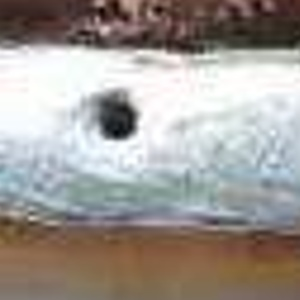
#> input picture 练习/35.jpg, 300 x 300 px
$ python '练习37_绘制灰度直方图.py'
#> lines starting #> are read from the running program, lines starting #| are printed output that depends on the picture
'''
们要做的就是将每个灰度级出现的次数统计出来，
这里我使用了一个循环遍历然后通过 count 来数出每个灰度级出现的次数。
之后读取出来以后就是类似于一个字典的形式，
前面的key是灰度级，
后面的value就是这个灰度级出现的次数。
'''

import cv2
import numpy as np
import matplotlib.pyplot as plt
import collections


# 计算灰度图的直方图
def clczhifangtu(gray):
    hist_new = []
    num = []
    hist_result = []
    hist_key = []
    gray1 = list(gray.ravel())      # gray.ravel()将多维数组转换为一维数组
    obj = dict(collections.Counter(gray1))      # collections.Counter(gray1)统计出现频率，并定义为字典
    obj = sorted(obj.items(), key=lambda item: item[0])
    # .items()，将字典中每对 k
    # ey 和 value 组成一个元组，并把这些元组放在列表中返回。
    # 想对元素第二个字段排序，则key=lambda y: y[1]
    for each in obj:
        hist1 = []              # 注意！！！ 这里将hist1清空了
        key = list(each)[0]     # 灰度级
        each = list(each)[1]    # 出现频次
        hist_key.append(key)    # 出现过的灰度级 从小到大排序的数组
        hist1.append(each)      # 灰度级出现频次 按出现过的灰度级 （即 hist_key）对应排序
        hist_new.append(hist1)  # 调出来 避免清空

    # 检查从0-255每个通道是否都有个数，没有的话添加并将值设为0
    for i in range(0, 256):
        if i in hist_key:
            num = hist_key.index(i)
            # index() 方法检测字符串中是否包含子字符串i
            # 若存在i，则返回num 为i所在位置 eg：apple中 index(e)会返回4（num= 4）
            hist_result.append(hist_new[num])
        else:
            hist_result.append([0])
    # 最大灰度级没达到256时 补足0
    if len(hist_result) < 256:
        for i in range(0, 256 - len(hist_result)):
            hist_result.append([0])
    hist_result = np.array(hist_result)

    return hist_result


# 计算均衡化
def clcresult(hist_new, lut, gray):
    sum = 0
    Value_sum = []
    hist1 = []
    binValue = []

    for hist1 in hist_new:
        for j in hist1:
            binValue.append(j)
            sum += j
            Value_sum.append(sum)

    min_n = min(Value_sum)
    max_num = max(Value_sum)

    # 生成查找表
    for i, v in enumerate(lut):
        lut[i] = int(254.0 * Value_sum[i] / max_num + 0.5)
    # 计算
    result = lut[gray]
    return result


def main():
    path = "35.jpg"
    image = cv2.imread(path)
#> image is the input picture: shape (300, 300, 3); mean B, G, R 149.5, 154.4, 160.2
    gray = cv2.cvtColor(image, cv2.COLOR_BGR2GRAY)
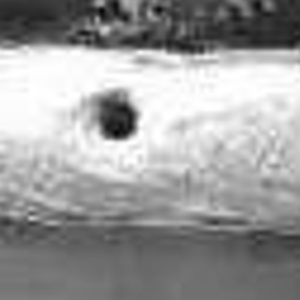
#> gray: shape (300, 300); min 4, max 255, mean 155.6
    cv2.imwrite("35_gray.jpg", gray)

    # 创建空的查找表
    lut = np.zeros(256, dtype=gray.dtype)
#> lut = 256 values from 0 to 0
    # 直方图转化
    hist_new = clczhifangtu(gray)
#> in clczhifangtu, `gray1 = list(gray.ravel())`: gray1 = 90000 items
#> in clczhifangtu, `obj = dict(collections.Counter(gray1))`: obj = 250 items
#> in clczhifangtu, `obj = sorted(obj.items(), key=lambda item: item[0])`: obj = 250 pairs, first value 4 to 255, second value 1 to 1878
#> the loop in clczhifangtu, `for each in obj:` made 250 passes
#> (each, key) on passes 1 to 3: (1, 4), (2, 6), (3, 7)
#> after the loop in clczhifangtu, `for each in obj:`: hist_key = 250 values from 4 to 255; hist_new = 250 items, first 6: [1], [2], [3], [1], [4], [2]
#> after the loop in clczhifangtu, `for i in range(0, 256):`: hist_result = 256 items, first 6: [0], [0], [0], [0], [1], [0]
#> in clczhifangtu, `hist_result = np.array(hist_result)`: hist_result = 256 values, max 1878 at index 252, min 0 at index 0, mean 351.6
#> hist_new has the same summary as hist_result in clczhifangtu
    # 并绘制直方图
    plt.plot(hist_new)
    plt.show()
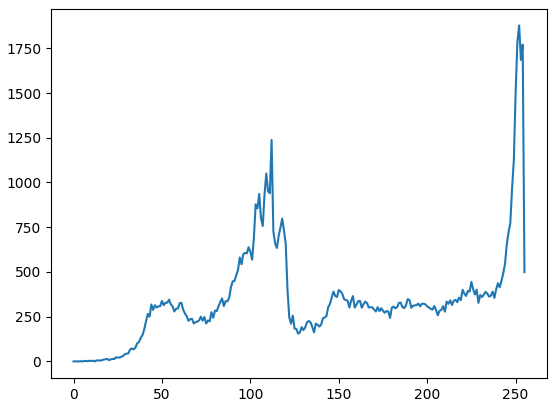
#> figure drawn by matplotlib, 1 panel; curve peaks at x = 252, y = 1878

    result = clcresult(hist_new, lut, gray)
#> the loop in clcresult, `for hist1 in hist_new:` made 256 passes
#> after the loop in clcresult, `for hist1 in hist_new:`: Value_sum = 256 values from 0 to 90000; binValue has the same summary as hist_result in clczhifangtu; sum = 90000
#> in clcresult, `min_n = min(Value_sum)`: min_n = 0
#> in clcresult, `max_num = max(Value_sum)`: max_num = 90000
#> after the loop in clcresult, `for i, v in enumerate(lut):`: lut = 256 values from 0 to 254
#> in clcresult, `result = lut[gray]`:
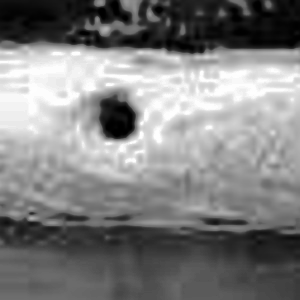
#> result: shape (300, 300); min 0, max 254, mean 127.8
    hist_new = clczhifangtu(result)
#> the loop in clczhifangtu (call 2), `for each in obj:` made 193 passes
#> (each, key) on passes 1 to 3: (165, 0), (345, 1), (353, 2)
#> hist_new = 256 values, max 1878 at index 243, min 0 at index 45, mean 351.6
    # 并绘制直方图
    plt.plot(hist_new)
    plt.show()
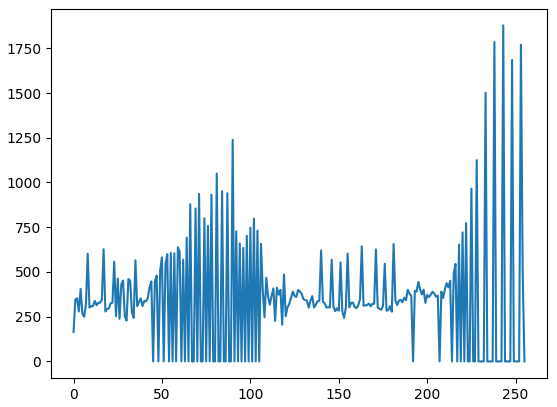
#> figure drawn by matplotlib, 1 panel; curve peaks at x = 243, y = 1878
    cv2.imshow('yuantu', gray)
    cv2.imshow("Result", result)
    cv2.waitKey(0)
    cv2.destroyAllWindows()


main()

$ run again, with 练习/1.jpg copied over 练习/35.jpg
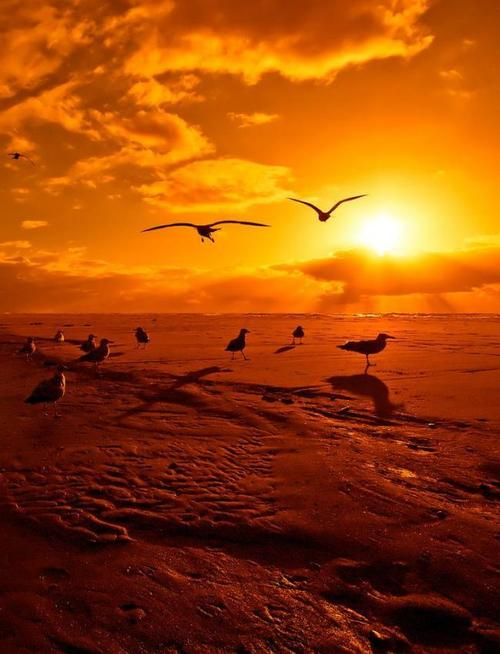
#> input picture 练习/1.jpg, 500 x 654 px
#> in main, image is the input picture: shape (654, 500, 3); mean B, G, R 10.2, 70.1, 156.3
#> gray1 = 327000 items
#> in clczhifangtu, `obj = dict(collections.Counter(gray1))`: obj = 256 items
#> in clczhifangtu, `obj = sorted(obj.items(), key=lambda item: item[0])`: obj = 256 pairs, first value 0 to 255, second value 19 to 3784
#> the loop in clczhifangtu, `for each in obj:` made 256 passes
#> each on passes 1 to 3: 19, 227, 428
#> after the loop in clczhifangtu, `for each in obj:`: hist_key = 256 values from 0 to 255; hist_new = 256 items, first 6: [19], [227], [428], [646], [817], [899]
#> after the loop in clczhifangtu, `for i in range(0, 256):`: hist_result has the same summary as hist_new
#> in clczhifangtu, `hist_result = np.array(hist_result)`: hist_result = 256 values, max 3784 at index 19, min 19 at index 0, mean 1277.3
#> in main, `hist_new = clczhifangtu(gray)`: hist_new has the same summary as hist_result in clczhifangtu
#> the loop in clcresult, `for hist1 in hist_new:` made 256 passes
#> after the loop in clcresult, `for hist1 in hist_new:`: Value_sum = 256 values from 19 to 327000; binValue has the same summary as hist_result in clczhifangtu; sum = 327000
#> min_n = 19
#> max_num = 327000
#> after the loop in clcresult, `for i, v in enumerate(lut):`: lut = 256 values from 0 to 254
#> in clcresult, `result = lut[gray]`:
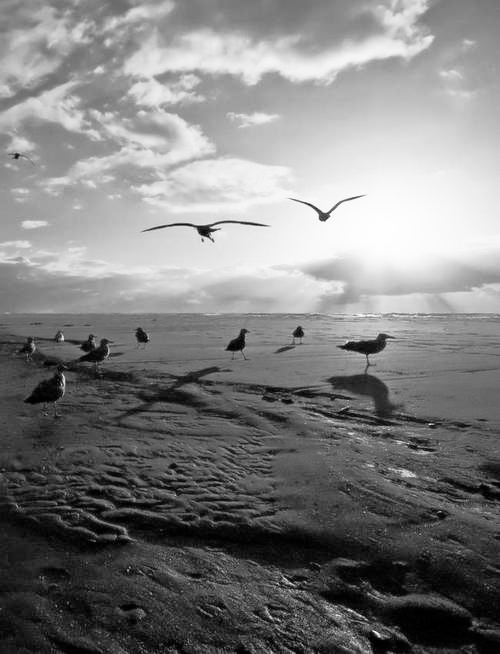
#> result: shape (654, 500); min 0, max 254, mean 127.7
#> the loop in clczhifangtu (call 2), `for each in obj:` made 191 passes
#> (each, key) on passes 1 to 3: (246, 0), (1074, 1), (1716, 2)
#> in main, `hist_new = clczhifangtu(result)`: hist_new = 256 values, max 3784 at index 29, min 0 at index 5, mean 1277.3
#> in main, `plt.show()`:
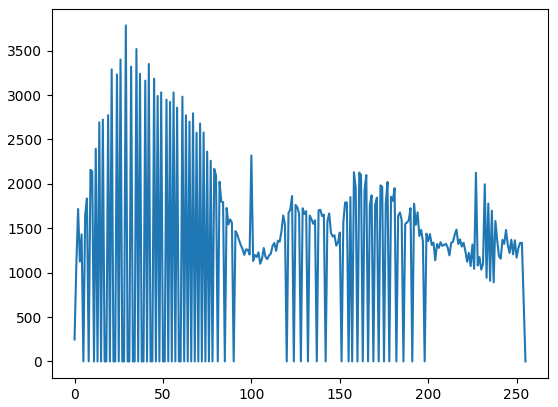
#> figure drawn by matplotlib, 1 panel; curve peaks at x = 29, y = 3784

$ run again, with 练习/1_1.jpg copied over 练习/35.jpg
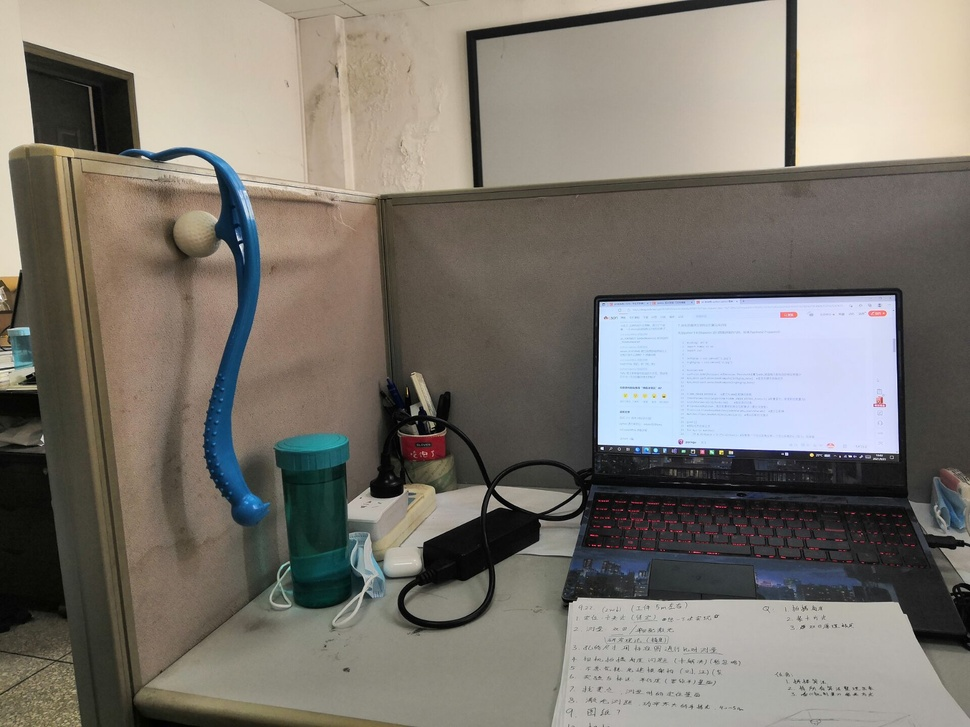
#> input picture 练习/1_1.jpg, 970 x 727 px, shrunk from 1920 x 1440 before the run
#> in main, image is the input picture: shape (727, 970, 3); mean B, G, R 113.3, 120.7, 125.5
#> gray1 = 705190 items
#> in clczhifangtu, `obj = dict(collections.Counter(gray1))`: obj = 252 items
#> in clczhifangtu, `obj = sorted(obj.items(), key=lambda item: item[0])`: obj = 252 pairs, first value 0 to 254, second value 1 to 9085
#> the loop in clczhifangtu, `for each in obj:` made 252 passes
#> each on passes 1 to 3: 57, 134, 210
#> after the loop in clczhifangtu, `for each in obj:`: hist_key = 252 values from 0 to 254; hist_new = 252 items, first 6: [57], [134], [210], [254], [431], [719]
#> after the loop in clczhifangtu, `for i in range(0, 256):`: hist_result = 256 items, first 6: [57], [134], [210], [254], [431], [719]
#> in clczhifangtu, `hist_result = np.array(hist_result)`: hist_result = 256 values, max 9085 at index 220, min 0 at index 250, mean 2754.6
#> in main, `hist_new = clczhifangtu(gray)`: hist_new has the same summary as hist_result in clczhifangtu
#> the loop in clcresult, `for hist1 in hist_new:` made 256 passes
#> after the loop in clcresult, `for hist1 in hist_new:`: Value_sum = 256 values from 57 to 705190; binValue has the same summary as hist_result in clczhifangtu; sum = 705190
#> min_n = 57
#> max_num = 705190
#> after the loop in clcresult, `for i, v in enumerate(lut):`: lut = 256 values from 0 to 254
#> in clcresult, `result = lut[gray]`:
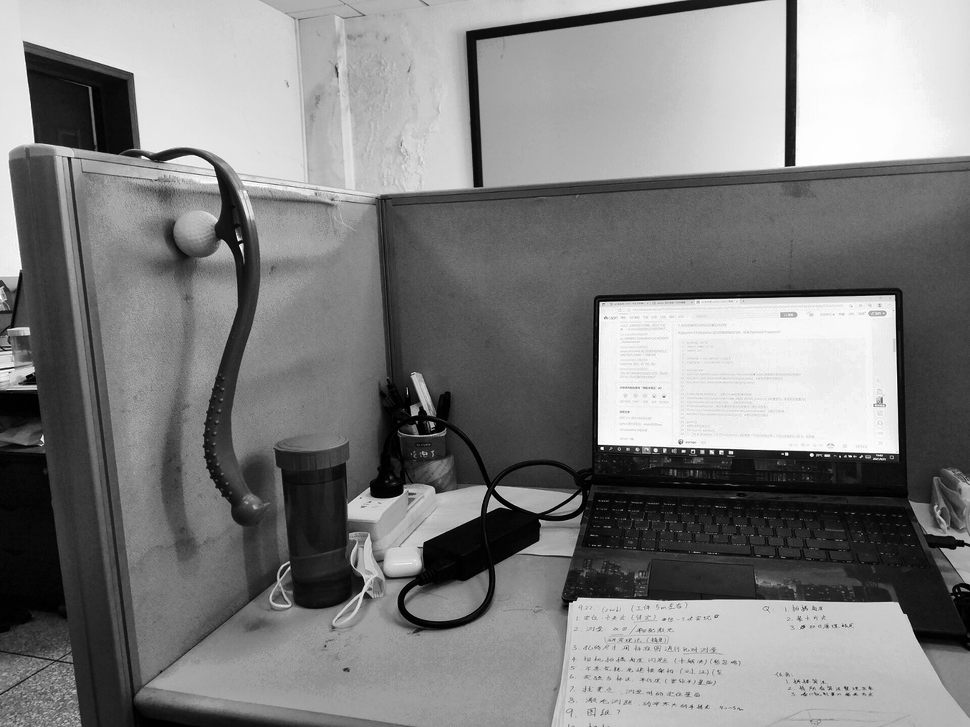
#> result: shape (727, 970); min 0, max 254, mean 127.6
#> the loop in clczhifangtu (call 2), `for each in obj:` made 208 passes
#> (each, key) on passes 1 to 3: (1086, 0), (1838, 1), (3422, 2)
#> in main, `hist_new = clczhifangtu(result)`: hist_new = 256 values, max 9085 at index 243, min 0 at index 45, mean 2754.6
#> in main, `plt.show()`:
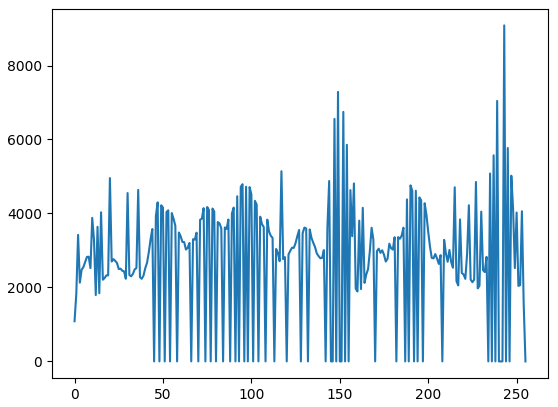
#> figure drawn by matplotlib, 1 panel; curve peaks at x = 243, y = 9085

$ run again, with 练习/1_2.jpg copied over 练习/35.jpg
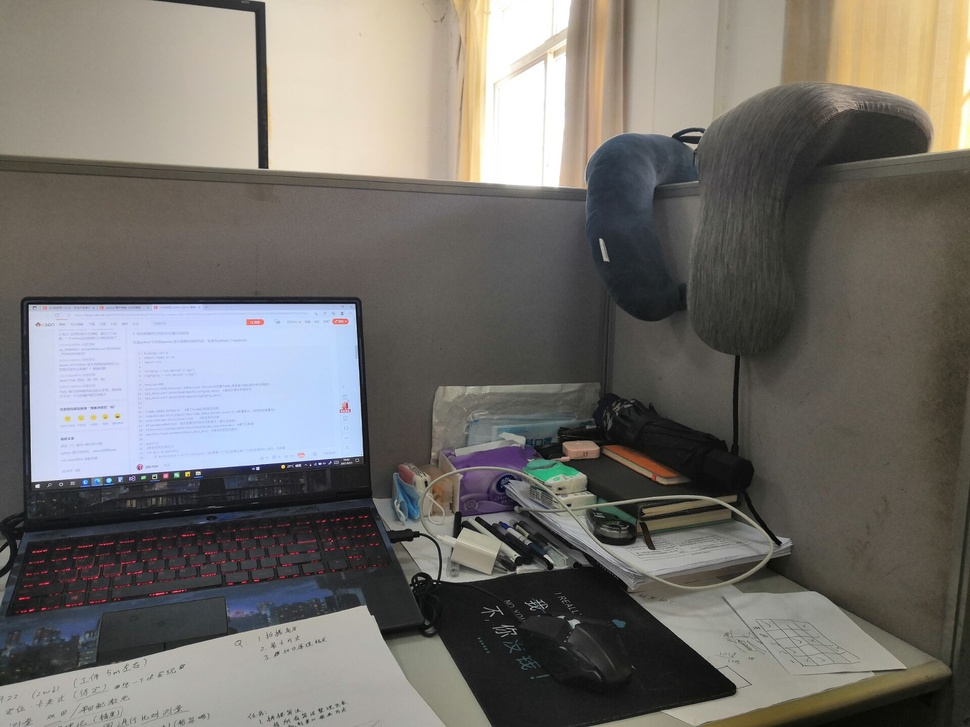
#> input picture 练习/1_2.jpg, 970 x 727 px, shrunk from 1920 x 1440 before the run
#> in main, image is the input picture: shape (727, 970, 3); mean B, G, R 107.3, 111.8, 114.9
#> gray1 = 705190 items
#> in clczhifangtu, `obj = dict(collections.Counter(gray1))`: obj = 256 items
#> in clczhifangtu, `obj = sorted(obj.items(), key=lambda item: item[0])`: obj = 256 pairs, first value 0 to 255, second value 3 to 8904
#> the loop in clczhifangtu, `for each in obj:` made 256 passes
#> each on passes 1 to 3: 4, 3, 4
#> after the loop in clczhifangtu, `for each in obj:`: hist_key = 256 values from 0 to 255; hist_new = 256 items, first 6: [4], [3], [4], [4], [10], [15]
#> in clczhifangtu, `hist_result = np.array(hist_result)`: hist_result = 256 values, max 8904 at index 255, min 3 at index 1, mean 2754.6
#> in main, `hist_new = clczhifangtu(gray)`: hist_new has the same summary as hist_result in clczhifangtu
#> the loop in clcresult, `for hist1 in hist_new:` made 256 passes
#> after the loop in clcresult, `for hist1 in hist_new:`: Value_sum = 256 values from 4 to 705190; binValue has the same summary as hist_result in clczhifangtu; sum = 705190
#> min_n = 4
#> max_num = 705190
#> after the loop in clcresult, `for i, v in enumerate(lut):`: lut = 256 values from 0 to 254
#> in clcresult, `result = lut[gray]`:
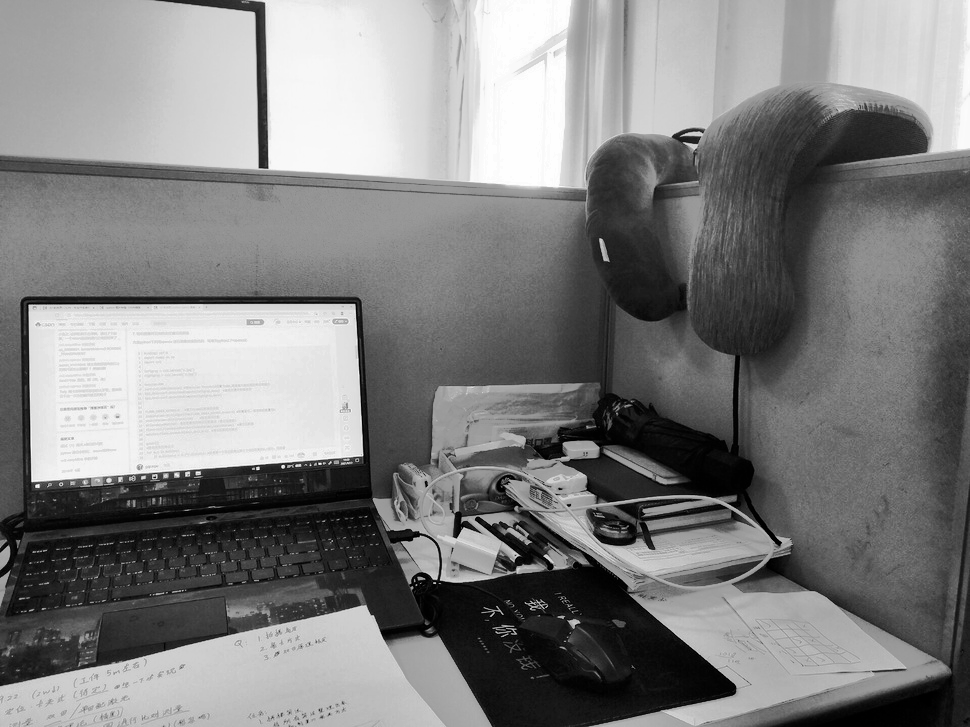
#> result: shape (727, 970); min 0, max 254, mean 127.7
#> the loop in clczhifangtu (call 2), `for each in obj:` made 181 passes
#> (each, key) on passes 1 to 3: (1207, 0), (2821, 1), (1500, 2)
#> in main, `hist_new = clczhifangtu(result)`: hist_new = 256 values, max 8904 at index 254, min 0 at index 10, mean 2754.6
#> in main, `plt.show()`:
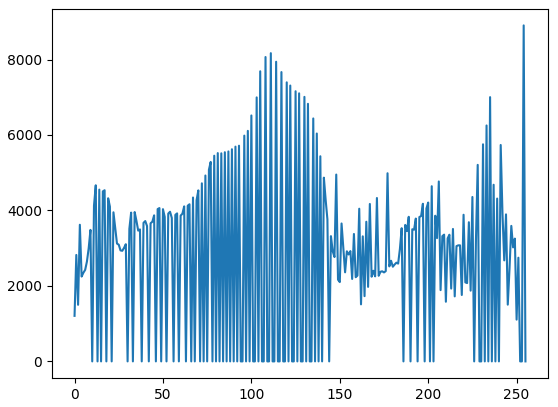
#> figure drawn by matplotlib, 1 panel; curve peaks at x = 254, y = 8904
